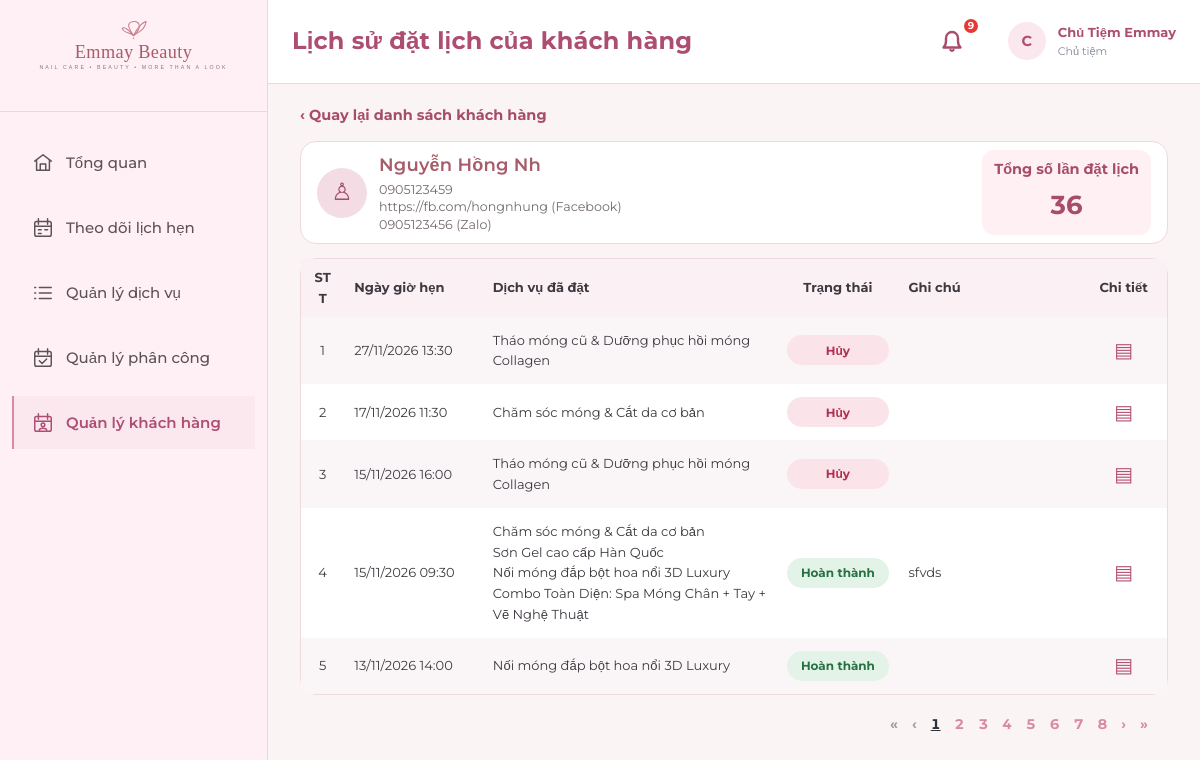
Page /owner/customers/KH001/?display=history (signed in) on the committed database.
### apps/accounts/models.py (models this page shows, shortened)
class KhachHang(models.Model):
    ma_khach_hang = models.CharField(max_length=10, primary_key=True, verbose_name='Mã khách hàng')
    ho_ten = models.CharField(max_length=50, verbose_name='Họ và tên')
    so_dien_thoai = models.CharField(max_length=10, validators=[phone_validator], verbose_name='Số điện thoại')
    link_facebook = models.CharField(max_length=255, blank=True, null=True, verbose_name='Link Facebook')
    link_zalo = models.CharField(max_length=255, blank=True, null=True, verbose_name='Link Zalo')
    dich_vu_truc_tiep = models.ForeignKey('services.DichVu', db_column='MaDichVu', on_delete=models.SET_NULL, null=True, blank=True, related_name='khach_hang_truc_tiep', verbose_name='Dịch vụ khách hàng chọn')
    class Meta:
        db_table = 'KhachHang'
        verbose_name = 'Khách Hàng'
        verbose_name_plural = 'Khách Hàng'
        ordering = ['ma_khach_hang']

### apps/appointments/models.py (models this page shows, shortened)
class LichHen(models.Model):
    TRANG_THAI_CHOICES = [
        ('Chờ xác nhận', 'Chờ xác nhận'),
        ('Đã xác nhận', 'Đã xác nhận'),
        ('Hoàn thành', 'Hoàn thành'),
        ('Hủy', 'Hủy'),
        ('Không đến', 'Không đến'),
    ]
    ma_lich_hen = models.CharField(max_length=10, primary_key=True, verbose_name='Mã lịch hẹn')
    khach_hang = models.ForeignKey(KhachHang, on_delete=models.PROTECT, related_name='lich_hen', verbose_name='Khách hàng')
    tai_khoan_huy = models.ForeignKey(
        TaiKhoan, on_delete=models.SET_NULL, null=True, blank=True,
        related_name='lich_hen_da_huy', verbose_name='Tài khoản hủy'
    )
    ngay_gio_bat_dau = models.DateTimeField(verbose_name='Ngày giờ bắt đầu')
    ten_lien_he = models.CharField(max_length=100, verbose_name='Tên liên hệ')
    so_dien_thoai_lien_he = models.CharField(
        max_length=10, validators=[phone_validator], verbose_name='SĐT liên hệ'
    )
    trang_thai = models.CharField(
        max_length=30, choices=TRANG_THAI_CHOICES, default='Chờ xác nhận',
        verbose_name='Trạng thái'
    )
    thoi_diem_huy = models.DateTimeField(null=True, blank=True, verbose_name='Thời điểm hủy')
    thoi_diem_tao = models.DateTimeField(auto_now_add=True, verbose_name='Thời điểm tạo')
    class Meta:
        db_table = 'LichHen'
        verbose_name = 'Lịch Hẹn'
        verbose_name_plural = 'Lịch Hẹn'
        ordering = ['-ngay_gio_bat_dau']

class ChiTietLichHen(models.Model):
    lich_hen = models.ForeignKey(LichHen, on_delete=models.CASCADE, related_name='chi_tiet', verbose_name='Lịch hẹn')
    dich_vu = models.ForeignKey(DichVu, on_delete=models.PROTECT, related_name='chi_tiet_lich_hen', verbose_name='Dịch vụ gốc')
    ten_dich_vu_dat = models.CharField(max_length=60, verbose_name='Tên dịch vụ lúc đặt')
    don_gia_dat = models.DecimalField(max_digits=12, decimal_places=0, verbose_name='Đơn giá lúc đặt')
    thoi_luong_dat = models.SmallIntegerField(verbose_name='Thời lượng lúc đặt (phút)')
    ghi_chu_thuc_hien = models.CharField(max_length=255, blank=True, null=True, verbose_name='Ghi chú thực hiện')
    class Meta:
        db_table = 'ChiTietLichHen'
        verbose_name = 'Chi Tiết Lịch Hẹn'
        verbose_name_plural = 'Chi Tiết Lịch Hẹn'
        unique_together = ('lich_hen', 'dich_vu')

### apps/accounts/views.py (the view)
# urls.py: path('customers/<str:pk>/', account_views.owner_customer_detail, name='customer_detail'),
@owner_required
def owner_customer_detail(request, pk):
    customer = get_object_or_404(KhachHang, pk=pk)
    appointments = customer.lich_hen.order_by('-ngay_gio_bat_dau')
    if request.GET.get('display') == 'profile':
        return render(request, 'owner/customer_view_info.html', {'customer': customer})
    if request.GET.get('display') == 'history':
        page_obj = Paginator(appointments.order_by('-ngay_gio_bat_dau', '-pk').prefetch_related('chi_tiet'), 5).get_page(request.GET.get('page'))
        return render(request, 'owner/customer_eye_history.html', {
            'customer': customer,
            'appointments': page_obj,
            'page_range': page_obj.paginator.get_elided_page_range(page_obj.number),
        })
    return render(request, 'owner/customer_detail.html', {
        'customer': customer,
        'appointments': appointments,
    })

### apps/notifications/context_processors.py (called while the page is built)
def notifications_processor(request):
    context = {
        'unread_notifications_count': 0,
        'recent_notifications': [],
        'unread_rejection_ids': [],
    }
    if request.user.is_authenticated:
        try:
            tai_khoan = getattr(request.user, 'tai_khoan', None)
            if tai_khoan:
                user_notifications = ThongBao.objects.filter(tai_khoan=tai_khoan)
                context['unread_notifications_count'] = user_notifications.filter(da_doc=False).count()
                if tai_khoan.vai_tro == 'Chủ Tiệm':
                    context['unread_rejection_ids'] = list(user_notifications.filter(da_doc=False, loai_thong_bao='Từ chối').values_list('pk', flat=True))
                context['recent_notifications'] = user_notifications.order_by('-thoi_diem_tao')[:8]
        except Exception:
            pass
    return context

### templates/owner/customer_eye_history.html (shortened to what this page needs)
{% extends 'owner/overview.html' %}
{% block body_class %} owner-overview owner-customer-history{% endblock %}
{% block page_title %}Lịch sử đặt lịch của khách hàng{% endblock %}
{% block extra_css %}
<link rel="stylesheet" href="/static/css/owner-overview.css">
{% endblock %}
{% block content %}
<div class="eye-history">
  <a class="eye-history-back" href="{% url 'owner:customers_list' %}">‹ Quay lại danh sách khách hàng</a>
  <section class="eye-history-profile">
    <div class="eye-history-avatar" aria-hidden="true">♙</div>
    <div class="eye-history-person"><h2>{{ customer.ho_ten }}</h2><p>{{ customer.so_dien_thoai }}</p>{% if customer.link_facebook %}<p>{{ customer.link_facebook }} (Facebook)</p>{% endif %}{% if customer.link_zalo %}<p>{{ customer.link_zalo }} (Zalo)</p>{% endif %}</div>
    <div class="eye-history-count">Tổng số lần đặt lịch<strong>{{ appointments.paginator.count }}</strong></div>
  </section>
  <div class="eye-history-table"><table>
    <thead><tr><th>STT</th><th>Ngày giờ hẹn</th><th>Dịch vụ đã đặt</th><th>Trạng thái</th><th>Ghi chú</th><th>Chi tiết</th></tr></thead>
    <tbody>{% for appointment in appointments %}
      <tr><td>{{ forloop.counter0|add:appointments.start_index }}</td><td>{{ appointment.ngay_gio_bat_dau|date:'d/m/Y H:i' }}</td><td>{% for item in appointment.chi_tiet.all %}{{ item.ten_dich_vu_dat }}{% if not forloop.last %}<br>{% endif %}{% empty %}—{% endfor %}</td>
      <td><span class="eye-history-badge {% if appointment.trang_thai == 'Hoàn thành' %}completed{% elif appointment.trang_thai == 'Hủy' %}cancelled{% endif %}">{{ appointment.get_trang_thai_display }}</span></td>
      <td>{% for item in appointment.chi_tiet.all %}{% if item.ghi_chu_thuc_hien %}<div>{{ item.ghi_chu_thuc_hien }}</div>{% endif %}{% endfor %}</td>
      <td><button type="button" class="eye-history-detail" data-dialog="history-detail-{{ forloop.counter }}" aria-label="Xem chi tiết lịch {{ appointment.pk }}">▤</button></td></tr>
    {% empty %}<tr><td colspan="6">Khách hàng chưa có lịch hẹn nào.</td></tr>{% endfor %}</tbody>
  </table></div>
  {% if appointments.paginator.num_pages > 1 %}<nav class="eye-history-pagination" aria-label="Phân trang lịch hẹn">
    {% if appointments.has_previous %}<a href="?display=history&amp;page=1" aria-label="Trang đầu">«</a><a href="?display=history&amp;page={{ appointments.previous_page_number }}" aria-label="Trang trước">‹</a>{% else %}<span aria-disabled="true">«</span><span aria-disabled="true">‹</span>{% endif %}
    {% for number in page_range %}{% if number == appointments.paginator.ELLIPSIS %}<span>…</span>{% elif number == appointments.number %}<span aria-current="page">{{ number }}</span>{% else %}<a href="?display=history&amp;page={{ number }}">{{ number }}</a>{% endif %}{% endfor %}
    {% if appointments.has_next %}<a href="?display=history&amp;page={{ appointments.next_page_number }}" aria-label="Trang sau">›</a><a href="?display=history&amp;page={{ appointments.paginator.num_pages }}" aria-label="Trang cuối">»</a>{% else %}<span aria-disabled="true">›</span><span aria-disabled="true">»</span>{% endif %}
  </nav>{% endif %}
</div>
{% endblock %}

### static/css/style.css (style rules this page uses)
:root { --primary-rose: #C97F8E; --btn-rose: #D98F9F; --btn-rose-hover: #C57B8C; --dark-rose: #A85C69; --deep-rose: #8C4350; --blush-pink: #F5DDE2; --soft-pink: #FBECEF; --light-pink: #FFF4F6; --ivory-white: #FFF9F8; --card-bg: #FFFFFF; --text-main: #343039; --text-muted: #7E7478; --text-light: #A3969B; --border-pink: #EED6DC; --border-focus: #D98F9F; --status-pending: #E09F3E; --status-pending-bg: #FFF5E6; --status-confirmed: #4A90E2; --status-confirmed-bg: #EBF4FC; --status-completed: #2E7D32; --status-completed-bg: #EAF5EA; --status-canceled: #C62828; --status-canceled-bg: #FDE8E8; --status-noshow: #757575; --status-noshow-bg: #EEEEEE; --font-heading: 'Playfair Display', serif; --font-body: 'Montserrat', sans-serif; --shadow-sm: 0 2px 8px rgba(201, 127, 142, 0.08); --shadow-md: 0 4px 20px rgba(168, 92, 105, 0.12); --shadow-lg: 0 10px 30px rgba(168, 92, 105, 0.16); --radius-sm: 8px; --radius-md: 14px; --radius-lg: 20px; --radius-full: 9999px; }
* { margin: 0; padding: 0; box-sizing: border-box; }
body { font-family: var(--font-body); font-size: 14.5px; line-height: 1.6; color: var(--text-main); background-color: var(--ivory-white); min-height: 100vh; display: flex; flex-direction: column; }
h1, h2, h3, h4, h5, h6, input, button, select, textarea, table, th, td { font-family: var(--font-body); }
h1, h2, h3 { color: var(--dark-rose); font-weight: 600; letter-spacing: 0.2px; }
a { color: var(--dark-rose); text-decoration: none; transition: all 0.2s ease; }

### static/css/dashboard.css (style rules this page uses)
body.app-layout { display: flex !important; flex-direction: row !important; min-height: 100vh; background-color: #FAF4F5; margin: 0; padding: 0; width: 100%; box-sizing: border-box; }

### static/css/owner-overview.css (style rules this page uses)
body.owner-overview { background:#fff5f8; }

### static/css/role-pagination.css (style rules this page uses)
:is(.assignment-pagination,.customer-management-pagination,.eye-history-pagination,.owner-services-pagination,.status-pagination,.tracking-pagination,.employee-pagination,.customer-appointments .appointments-pagination) { display:flex; justify-content:flex-end; align-items:center; flex-wrap:wrap; gap:14px; font-size:14px; font-weight:700; color:#a49ba1; }
:is(.assignment-pagination,.customer-management-pagination,.eye-history-pagination,.owner-services-pagination,.status-pagination,.tracking-pagination,.employee-pagination,.customer-appointments .appointments-pagination) :is(a,button) { color:#d98ba3; font:inherit; text-decoration:none; padding:0; background:none; border:0; cursor:pointer; }
:is(.assignment-pagination,.customer-management-pagination,.eye-history-pagination,.owner-services-pagination,.status-pagination,.tracking-pagination,.employee-pagination,.customer-appointments .appointments-pagination) :is([aria-current],.current) { color:#30313b; text-decoration:underline; }
:is(.assignment-pagination,.customer-management-pagination,.eye-history-pagination,.owner-services-pagination,.status-pagination,.tracking-pagination,.employee-pagination,.customer-appointments .appointments-pagination) :is([aria-disabled],button:disabled) { color:#a49ba1; cursor:default; }

### rows in the picture
KhachHang: ho_ten "Nguyễn Hồng Nh", so_dien_thoai "0905123459", link_facebook "https://fb.com/hongnhung", link_zalo "0905123456"
LichHen: ngay_gio_bat_dau "27/11/2026 13:30", trang_thai "Hủy"
ChiTietLichHen: ten_dich_vu_dat "Tháo móng cũ & Dưỡng phục hồi móng Collagen"
LichHen: ngay_gio_bat_dau "17/11/2026 11:30", trang_thai "Hủy"
ChiTietLichHen: ten_dich_vu_dat "Chăm sóc móng & Cắt da cơ bản"
LichHen: ngay_gio_bat_dau "15/11/2026 16:00", trang_thai "Hủy"
ChiTietLichHen: ten_dich_vu_dat "Tháo móng cũ & Dưỡng phục hồi móng Collagen"
LichHen: ngay_gio_bat_dau "15/11/2026 09:30", trang_thai "Hoàn thành"
ChiTietLichHen: ten_dich_vu_dat "Chăm sóc móng & Cắt da cơ bản", ghi_chu_thuc_hien "sfvds"
ChiTietLichHen: ten_dich_vu_dat "Sơn Gel cao cấp Hàn Quốc"
ChiTietLichHen: ten_dich_vu_dat "Nối móng đắp bột hoa nổi 3D Luxury"
ChiTietLichHen: ten_dich_vu_dat "Combo Toàn Diện: Spa Móng Chân + Tay + Vẽ Nghệ Thuật"
LichHen: ngay_gio_bat_dau "13/11/2026 14:00", trang_thai "Hoàn thành"
ChiTietLichHen: ten_dich_vu_dat "Nối móng đắp bột hoa nổi 3D Luxury"

### other values in the picture
{{ unread_notifications_count }} "9"
{{ owner_name|slice:":1"|upper }} "C"
{{ owner_name }} "Chủ Tiệm Emmay"
{{ appointments.paginator.count }} "36"
{{ number }} "1"
{{ number }} "2" "3" "4" "5" "6" "7" "8"
